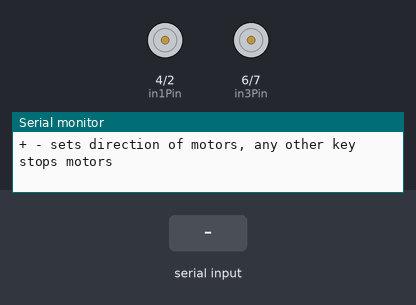
Bench run of a sketch on a simulated Arduino Uno, built with avr-gcc and run on an emulated ATmega328P. Shown: motor-driver pin pairs drawn as motors (green arrow = first pin HIGH = forward, orange = second pin HIGH = backward, longer = more drive), the last lines printed to the serial monitor. Inputs (shaded band) come from the test bench.

Above: at 1.2 s.
1.3 s: "+" received over Serial
At 2.3 s:
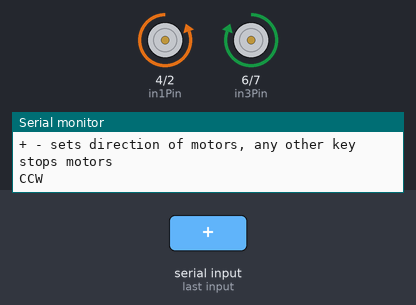
2.8 s: "-" received over Serial
At 3.4 s:
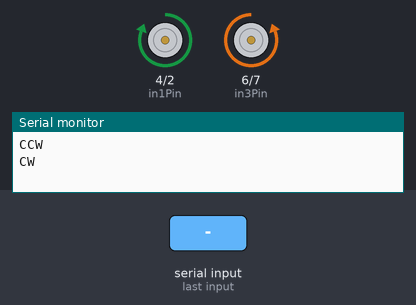
4.3 s: "1" received over Serial
At 4.6 s:
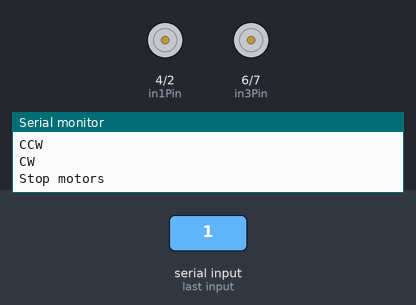
Timing chart, 0 to 7.3 s (numbered marks = the images above; inputs shaded):
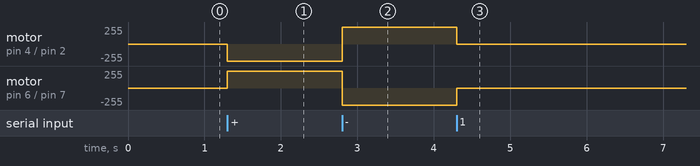

The sketch:

two_wheels.ino
```cpp
/*
* Brushed_H_Bridge_simple2 sketch
* commands from serial port control motor direction
* + or - set the direction of rotation of the car (+ for CCW, - for CW), any other key stops the motors
*/
const int in1Pin = 4; // H-Bridge for first motor
const int in2Pin = 2;
const int in3Pin = 6; // H-Bridge pins for second motor
const int in4Pin = 7;
const int enPin1 = 3;
const int enPin2 = 5;

void setup()
{
Serial.begin(9600);
pinMode(in1Pin, OUTPUT);
pinMode(in2Pin, OUTPUT);
pinMode(in3Pin, OUTPUT);
pinMode(in4Pin, OUTPUT);
Serial.println("+ - sets direction of motors, any other key stops motors");
}
void loop()
{
if ( Serial.available()) {
char ch = Serial.read();
if (ch == '+')
{
Serial.println("CCW");
// first motor
digitalWrite(in1Pin,LOW);
digitalWrite(in2Pin,HIGH);
//second motor
digitalWrite(in3Pin,HIGH);
digitalWrite(in4Pin,LOW);
}
else if (ch == '-')
{
Serial.println("CW");
digitalWrite(in1Pin,HIGH);
digitalWrite(in2Pin,LOW);

digitalWrite(in3Pin,LOW);
digitalWrite(in4Pin,HIGH);
}
else
{
Serial.print("Stop motors");
digitalWrite(in1Pin,LOW);
digitalWrite(in2Pin,LOW);
digitalWrite(in3Pin,LOW);
digitalWrite(in4Pin,LOW);
}
}
}
```

Measured:
- after the input at 1.3 s, motor on pin 4 (in1Pin) / pin 2 (in2Pin): stopped → backward 255/255 at once; motor on pin 6 (in3Pin) / pin 7 (in4Pin): stopped → forward 255/255 at once
- after the input at 2.8 s, motor on pin 4 (in1Pin) / pin 2 (in2Pin): backward 255/255 → forward 255/255 at once; motor on pin 6 (in3Pin) / pin 7 (in4Pin): forward 255/255 → backward 255/255 at once
- after the input at 4.3 s, motor on pin 4 (in1Pin) / pin 2 (in2Pin): forward 255/255 → stopped at once; motor on pin 6 (in3Pin) / pin 7 (in4Pin): backward 255/255 → stopped at once
